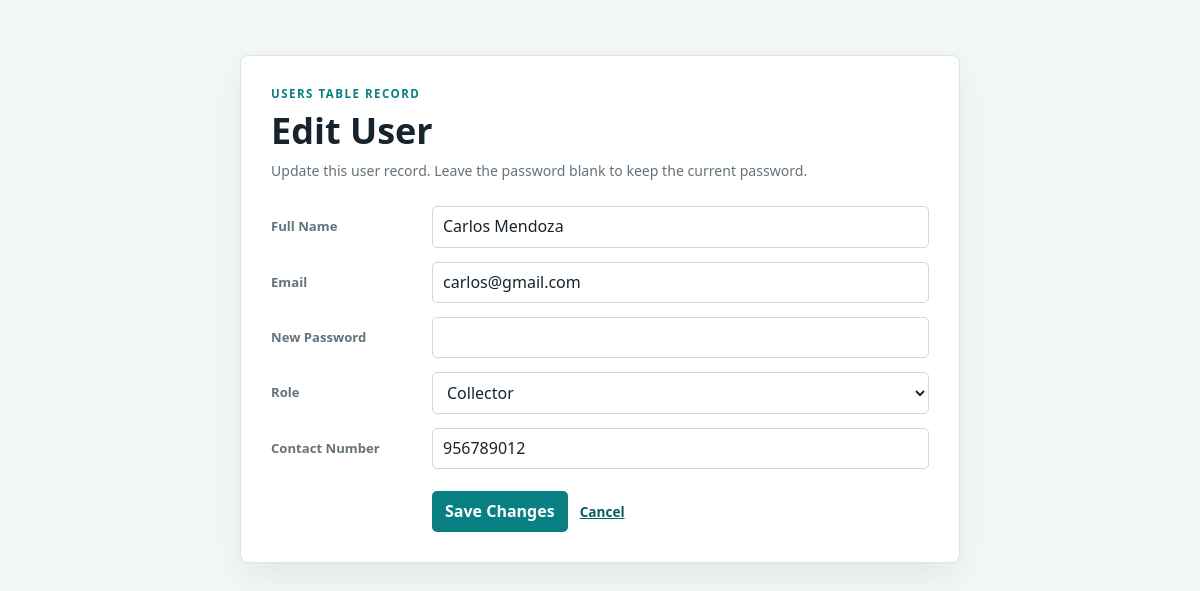
/modals/editUser.php?id=5, run on the app's committed database.
### tables this page shows
CREATE TABLE IF NOT EXISTS Users (
    User_id INT AUTO_INCREMENT PRIMARY KEY,
    Fullname VARCHAR(100) NOT NULL,
    Email VARCHAR(100) NOT NULL,
    Password VARCHAR(255) NOT NULL,
    Role VARCHAR(50) NOT NULL,
    Contact_Number VARCHAR(20) NULL
);

### classes/CollectionSchedule.php (called while the page is built, shortened)
<?php
class CollectionSchedule
{
    private PDO $conn;
    public function __construct(PDO $db)
    {
        $this->conn = $db;
        try {
            $this->restoreZonesIfEmpty();
        } catch (PDOException $exception) {
        }
    }
    private function restoreZonesIfEmpty(): void
    {
        if ((int) $this->conn->query('SELECT COUNT(*) FROM zones')->fetchColumn() > 0) {
            return;
        }
    }
    public function getUser(int $id): array|false
    {
        $stmt = $this->conn->prepare('SELECT User_id AS user_id, Fullname AS full_name, Email AS email, Role AS role, Contact_Number AS contact_number FROM users WHERE User_id = ?');
        $stmt->execute([$id]);
        return $stmt->fetch();
    }
}

### modals/editUser.php (the view, shortened to what this page needs)
<?php
require_once __DIR__ . '/../connection.php';
require_once __DIR__ . '/../classes/CollectionSchedule.php';
$id = filter_var($_GET['id'] ?? null, FILTER_VALIDATE_INT);
$schedule = new CollectionSchedule($pdo);
$user = $id && $id > 0 ? $schedule->getUser($id) : false;
?>
<!doctype html>
<html lang="en"><head><meta charset="UTF-8"><meta name="viewport" content="width=device-width, initial-scale=1"><title>Edit User</title><link rel="stylesheet" href="../style.css?v=11"></head>
<body><main class="container entity-form-page"><p class="eyebrow">USERS TABLE RECORD</p><h1>Edit User</h1><p class="form-intro">Update this user record. Leave the password blank to keep the current password.</p>
<form class="form-container entity-form" action="../backend/collection_code.php" method="post"><input type="hidden" name="user_id" value="<?= htmlspecialchars($user['user_id']) ?>"><label>Full Name</label><input type="text" name="full_name" value="<?= htmlspecialchars($user['full_name']) ?>" required><label>Email</label><input type="email" name="email" value="<?= htmlspecialchars($user['email']) ?>" required><label>New Password</label><input type="password" name="password" minlength="6"><label>Role</label><select name="role" required><option value="Admin" <?= $user['role'] === 'Admin' ? 'selected' : '' ?>>Admin</option><option value="Collector" <?= $user['role'] === 'Collector' ? 'selected' : '' ?>>Collector</option><option value="Resident" <?= $user['role'] === 'Resident' ? 'selected' : '' ?>>Resident</option></select><label>Contact Number</label><input type="tel" name="contact_number" value="<?= htmlspecialchars($user['contact_number'] ?? '') ?>"><div class="form-actions"><button type="submit" name="update_user">Save Changes</button><a href="../index.php#user-list">Cancel</a></div></form></main></body></html>

### style.css (style rules this page uses)
:root { --ink: #17232d; --muted: #64727c; --line: #dce5e9; --surface: #ffffff; --page: #f3f7f7; --teal: #087f82; --teal-dark: #075d62; --yellow: #f2b84b; --danger: #b94a48; --shadow: 0 14px 35px rgba(25, 56, 65, .08); }
* { box-sizing: border-box; }
html { scroll-behavior: smooth; }
body { margin: 0; min-width: 320px; background: var(--page); color: var(--ink); font-family: "Trebuchet MS", "Segoe UI", sans-serif; line-height: 1.45; }
a { color: inherit; }
button, input, select { font: inherit; }
button, a { -webkit-tap-highlight-color: transparent; }
button, .nav-link, .edit, .delete { transition: background-color .16s ease, color .16s ease, transform .16s ease; }
.container { width: min(720px, calc(100% - 32px)); margin: 55px auto; padding: 30px; border: 1px solid var(--line); border-radius: 8px; background: var(--surface); box-shadow: var(--shadow); }
.container h1 { margin-bottom: 24px; }
.container .eyebrow { margin-bottom: 8px; }
.form-intro { margin: -14px 0 25px; color: var(--muted); font-size: .88rem; }
.form-container { display: grid; grid-template-columns: 145px 1fr; align-items: center; gap: 14px 16px; }
.form-container > label { color: var(--muted); font-size: .82rem; font-weight: 700; }
.form-container > input, .form-container > select { width: 100%; }
.form-actions { grid-column: 2; display: flex; align-items: center; gap: 12px; margin-top: 8px; }
.form-container button { background: var(--teal); color: #fff; }
.form-container a { color: var(--teal-dark); font-size: .85rem; font-weight: 700; }
.eyebrow { margin: 0 0 6px; color: var(--teal); font-size: .72rem; font-weight: 700; letter-spacing: .13em; }
h1, h2, p { margin-top: 0; }
h1 { margin-bottom: 7px; color: var(--ink); font-size: clamp(1.65rem, 3vw, 2.25rem); line-height: 1.12; }
input, select { min-height: 38px; border: 1px solid #cbd8dc; border-radius: 5px; padding: 8px 10px; background: #fff; color: var(--ink); }
button, .edit, .delete { border: 0; border-radius: 5px; padding: 9px 13px; cursor: pointer; font-weight: 700; text-decoration: none; }

### data on the page
users: full_name "Carlos Mendoza", email "carlos@gmail.com", role "Collector", contact_number "956789012"
